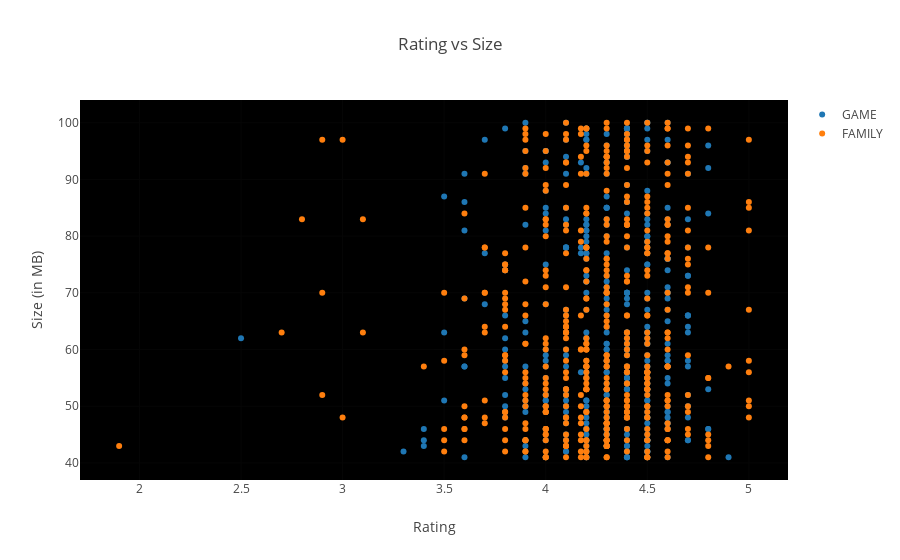

Notebook cell for this chart:
### Code cell
c = ['hsl('+str(h)+',50%'+',50%)' for h in np.linspace(0, 360, len(list(set(groups.Category))))]

subset_df = df[df.Size > 40]
groups_temp = subset_df.groupby('Category').filter(lambda x: len(x) >20)

# for category in enumerate(list(set(groups_temp.Category))):
#     print (category)

data = [{
    'x': groups_temp.loc[subset_df.Category==category[1]]['Rating'], 
    'type':'scatter',
    'y' : subset_df['Size'],
    'name' : str(category[1]),
    'mode' : 'markers',
    'showlegend': True,
    #'marker': {'color':c[i]}
    #'text' : df['rating'],
    } for category in enumerate(['GAME', 'FAMILY'])]


layout = {'title':"Rating vs Size", 
          'xaxis': {'title' : 'Rating'},
          'yaxis' : {'title' : 'Size (in MB)'},
         'plot_bgcolor': 'rgb(0,0,0)'}

plotly.offline.iplot({'data': data, 'layout': layout})

### Figure 1 — Plotly figure (JSON) as saved in the notebook; plotly's stock layout.template omitted (floating-point values rounded to 4 significant figures; data arrays with more than 128 entries replaced by an {"elided": "..."} marker saying what was removed)
{"data": [{"mode": "markers", "name": "GAME", "showlegend": true, "type": "scatter", "uid": "785f225e-d506-4c95-8c54-361c91795d6a", "x": {"elided": "397 float values"}, "y": {"elided": "1307 int values"}}, {"mode": "markers", "name": "FAMILY", "showlegend": true, "type": "scatter", "uid": "ede938b3-f2aa-4c80-85df-3171e600a3d6", "x": {"elided": "456 float values"}, "y": {"elided": "1307 int values"}}], "layout": {"plot_bgcolor": "rgb(0,0,0)", "title": {"text": "Rating vs Size"}, "xaxis": {"title": {"text": "Rating"}}, "yaxis": {"title": {"text": "Size (in MB)"}}}}
